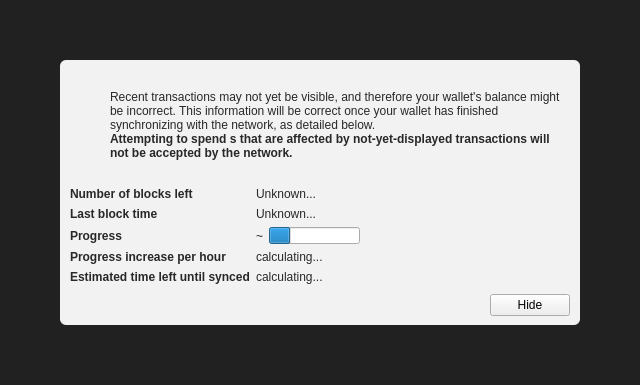
<?xml version="1.0" encoding="UTF-8"?>
<ui version="4.0">
 <class>ModalOverlay</class>
 <widget class="ModalOverlay" name="ModalOverlay">
  <property name="geometry">
   <rect>
    <x>0</x>
    <y>0</y>
    <width>640</width>
    <height>385</height>
   </rect>
  </property>
  <property name="windowTitle">
   <string>Form</string>
  </property>
  <layout class="QVBoxLayout" name="verticalLayout" stretch="0">
   <property name="sizeConstraint">
    <enum>QLayout::SetDefaultConstraint</enum>
   </property>
   <property name="leftMargin">
    <number>0</number>
   </property>
   <property name="topMargin">
    <number>0</number>
   </property>
   <property name="rightMargin">
    <number>0</number>
   </property>
   <property name="bottomMargin">
    <number>0</number>
   </property>
   <item>
    <widget class="QWidget" name="bgWidget" native="true">
     <property name="styleSheet">
      <string notr="true">#bgWidget { background: rgba(0,0,0,220); }</string>
     </property>
     <layout class="QVBoxLayout" name="verticalLayoutMain" stretch="1">
      <property name="leftMargin">
       <number>60</number>
      </property>
      <property name="topMargin">
       <number>60</number>
      </property>
      <property name="rightMargin">
       <number>60</number>
      </property>
      <property name="bottomMargin">
       <number>60</number>
      </property>
      <item>
       <widget class="QWidget" name="contentWidget" native="true">
        <property name="styleSheet">
         <string notr="true">#contentWidget { background: rgba(255,255,255,240); border-radius: 6px; }

QLabel { color: rgb(40,40,40);  }</string>
        </property>
        <layout class="QVBoxLayout" name="verticalLayoutSub" stretch="1,0,0,0">
         <property name="spacing">
          <number>0</number>
         </property>
         <property name="leftMargin">
          <number>10</number>
         </property>
         <property name="topMargin">
          <number>10</number>
         </property>
         <property name="rightMargin">
          <number>10</number>
         </property>
         <property name="bottomMargin">
          <number>10</number>
         </property>
         <item>
          <layout class="QHBoxLayout" name="horizontalLayoutIconText" stretch="0,1">
           <property name="topMargin">
            <number>20</number>
           </property>
           <item>
            <layout class="QVBoxLayout" name="verticalLayoutIcon">
             <property name="leftMargin">
              <number>0</number>
             </property>
             <item>
              <widget class="QPushButton" name="warningIcon">
               <property name="enabled">
                <bool>false</bool>
               </property>
               <property name="text">
                <string/>
               </property>
               <property name="icon">
                <iconset>
                 <normaloff>:/icons/warning</normaloff>
                 <disabledoff>:/icons/warning</disabledoff>:/icons/warning</iconset>
               </property>
               <property name="iconSize">
                <size>
                 <width>48</width>
                 <height>48</height>
                </size>
               </property>
               <property name="flat">
                <bool>true</bool>
               </property>
              </widget>
             </item>
             <item>
              <spacer name="verticalSpacerWarningIcon">
               <property name="orientation">
                <enum>Qt::Vertical</enum>
               </property>
               <property name="sizeHint" stdset="0">
                <size>
                 <width>20</width>
                 <height>40</height>
                </size>
               </property>
              </spacer>
             </item>
            </layout>
           </item>
           <item>
            <layout class="QVBoxLayout" name="verticalLayoutInfoText">
             <property name="leftMargin">
              <number>0</number>
             </property>
             <property name="topMargin">
              <number>0</number>
             </property>
             <item>
              <widget class="QLabel" name="infoText">
               <property name="text">
                <string>Recent transactions may not yet be visible, and therefore your wallet's balance might be incorrect. This information will be correct once your wallet has finished synchronizing with the  network, as detailed below.</string>
               </property>
               <property name="textFormat">
                <enum>Qt::RichText</enum>
               </property>
               <property name="wordWrap">
                <bool>true</bool>
               </property>
              </widget>
             </item>
             <item>
              <widget class="QLabel" name="infoTextStrong">
               <property name="font">
                <font>
                 <weight>75</weight>
                 <bold>true</bold>
                </font>
               </property>
               <property name="text">
                <string>Attempting to spend s that are affected by not-yet-displayed transactions will not be accepted by the network.</string>
               </property>
               <property name="textFormat">
                <enum>Qt::RichText</enum>
               </property>
               <property name="wordWrap">
                <bool>true</bool>
               </property>
              </widget>
             </item>
             <item>
              <spacer name="verticalSpacerInTextSpace">
               <property name="orientation">
                <enum>Qt::Vertical</enum>
               </property>
               <property name="sizeHint" stdset="0">
                <size>
                 <width>20</width>
                 <height>40</height>
                </size>
               </property>
              </spacer>
             </item>
            </layout>
           </item>
          </layout>
         </item>
         <item>
          <spacer name="verticalSpacerAfterText">
           <property name="orientation">
            <enum>Qt::Vertical</enum>
           </property>
           <property name="sizeHint" stdset="0">
            <size>
             <width>20</width>
             <height>40</height>
            </size>
           </property>
          </spacer>
         </item>
         <item>
          <layout class="QFormLayout" name="formLayout">
           <property name="fieldGrowthPolicy">
            <enum>QFormLayout::FieldsStayAtSizeHint</enum>
           </property>
           <property name="horizontalSpacing">
            <number>6</number>
           </property>
           <property name="verticalSpacing">
            <number>6</number>
           </property>
           <property name="topMargin">
            <number>10</number>
           </property>
           <item row="0" column="0">
            <widget class="QLabel" name="labelNumberOfBlocksLeft">
             <property name="font">
              <font>
               <weight>75</weight>
               <bold>true</bold>
              </font>
             </property>
             <property name="text">
              <string>Number of blocks left</string>
             </property>
            </widget>
           </item>
           <item row="0" column="1">
            <widget class="QLabel" name="numberOfBlocksLeft">
             <property name="text">
              <string>Unknown...</string>
             </property>
            </widget>
           </item>
           <item row="1" column="0">
            <widget class="QLabel" name="labelLastBlockTime">
             <property name="font">
              <font>
               <weight>75</weight>
               <bold>true</bold>
              </font>
             </property>
             <property name="text">
              <string>Last block time</string>
             </property>
            </widget>
           </item>
           <item row="1" column="1">
            <widget class="QLabel" name="newestBlockDate">
             <property name="sizePolicy">
              <sizepolicy hsizetype="Maximum" vsizetype="Preferred">
               <horstretch>0</horstretch>
               <verstretch>0</verstretch>
              </sizepolicy>
             </property>
             <property name="text">
              <string>Unknown...</string>
             </property>
            </widget>
           </item>
           <item row="2" column="0">
            <widget class="QLabel" name="labelSyncDone">
             <property name="font">
              <font>
               <weight>75</weight>
               <bold>true</bold>
              </font>
             </property>
             <property name="text">
              <string>Progress</string>
             </property>
            </widget>
           </item>
           <item row="2" column="1">
            <layout class="QHBoxLayout" name="horizontalLayoutSync" stretch="0,1">
             <item>
              <widget class="QLabel" name="percentageProgress">
               <property name="text">
                <string notr="true">~</string>
               </property>
              </widget>
             </item>
             <item>
              <widget class="QProgressBar" name="progressBar">
               <property name="value">
                <number>24</number>
               </property>
               <property name="format">
                <string/>
               </property>
              </widget>
             </item>
            </layout>
           </item>
           <item row="4" column="0">
            <widget class="QLabel" name="labelProgressIncrease">
             <property name="font">
              <font>
               <weight>75</weight>
               <bold>true</bold>
              </font>
             </property>
             <property name="text">
              <string>Progress increase per hour</string>
             </property>
            </widget>
           </item>
           <item row="4" column="1">
            <widget class="QLabel" name="progressIncreasePerH">
             <property name="text">
              <string>calculating...</string>
             </property>
            </widget>
           </item>
           <item row="5" column="0">
            <widget class="QLabel" name="labelEstimatedTimeLeft">
             <property name="font">
              <font>
               <weight>75</weight>
               <bold>true</bold>
              </font>
             </property>
             <property name="text">
              <string>Estimated time left until synced</string>
             </property>
            </widget>
           </item>
           <item row="5" column="1">
            <widget class="QLabel" name="expectedTimeLeft">
             <property name="text">
              <string>calculating...</string>
             </property>
            </widget>
           </item>
          </layout>
         </item>
         <item>
          <layout class="QHBoxLayout" name="horizontalLayoutButtons">
           <property name="leftMargin">
            <number>10</number>
           </property>
           <property name="topMargin">
            <number>10</number>
           </property>
           <item>
            <spacer name="horizontalSpacer">
             <property name="orientation">
              <enum>Qt::Horizontal</enum>
             </property>
             <property name="sizeHint" stdset="0">
              <size>
               <width>40</width>
               <height>20</height>
              </size>
             </property>
            </spacer>
           </item>
           <item>
            <widget class="QPushButton" name="closeButton">
             <property name="text">
              <string>Hide</string>
             </property>
            </widget>
           </item>
          </layout>
         </item>
        </layout>
       </widget>
      </item>
     </layout>
    </widget>
   </item>
  </layout>
 </widget>
 <customwidgets>
  <customwidget>
   <class>ModalOverlay</class>
   <extends>QWidget</extends>
   <header>qt/modaloverlay.h</header>
   <container>1</container>
  </customwidget>
 </customwidgets>
 <resources/>
 <connections/>
</ui>
